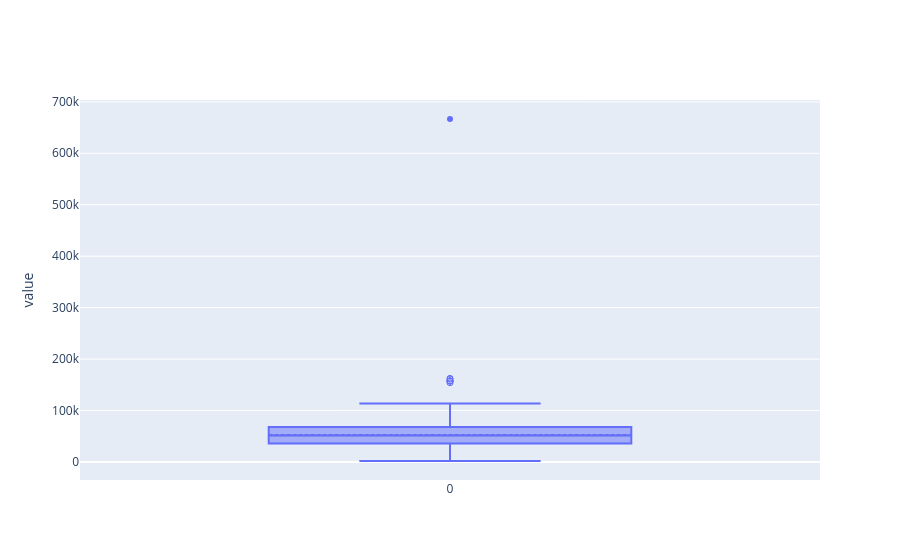

The code cell stored with this chart in its notebook:
### Markdown cell above
##### 2. Outlier detection:
We can use box plots or scatter plots to identify potential outliers in the data.

We can create histograms or density plots to visualize the distribution of the data in each column. This can be useful in identifying skewness and outliers.

### Code cell
customers_ifood.select("Income").plot.box() # Can be visualized in the VS Code IDE

### Figure 1 — Plotly figure (JSON) as saved in the notebook; plotly's stock layout.template omitted (floating-point values rounded to 4 significant figures)
{"data": [{"boxpoints": "suspectedoutliers", "lowerfence": [1730], "mean": [52250.0], "median": [51369], "name": "Income", "notched": false, "q1": [35684], "q3": [67716], "type": "box", "upperfence": [113734], "x": [0], "y": [[666666, 162397, 160803, 157733, 157243, 157146, 156924, 153924]]}], "layout": {"yaxis": {"title": {"text": "value"}}}}
